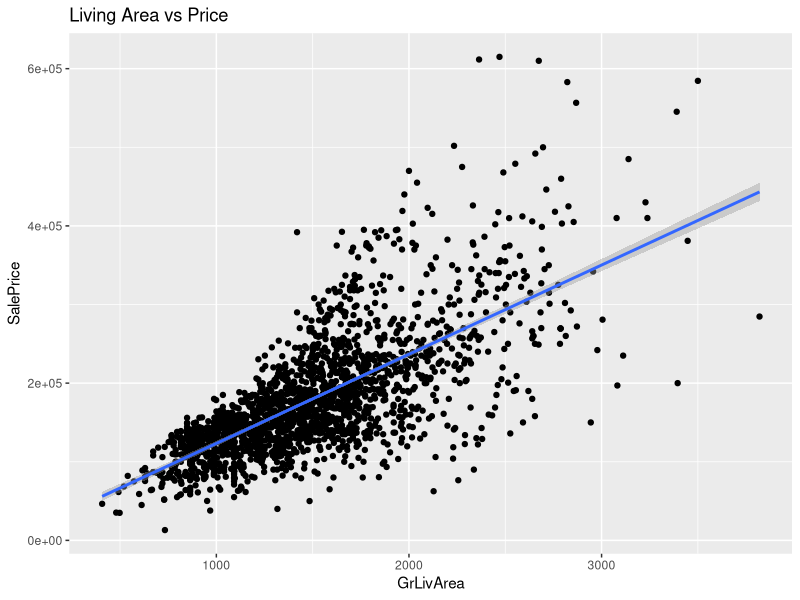
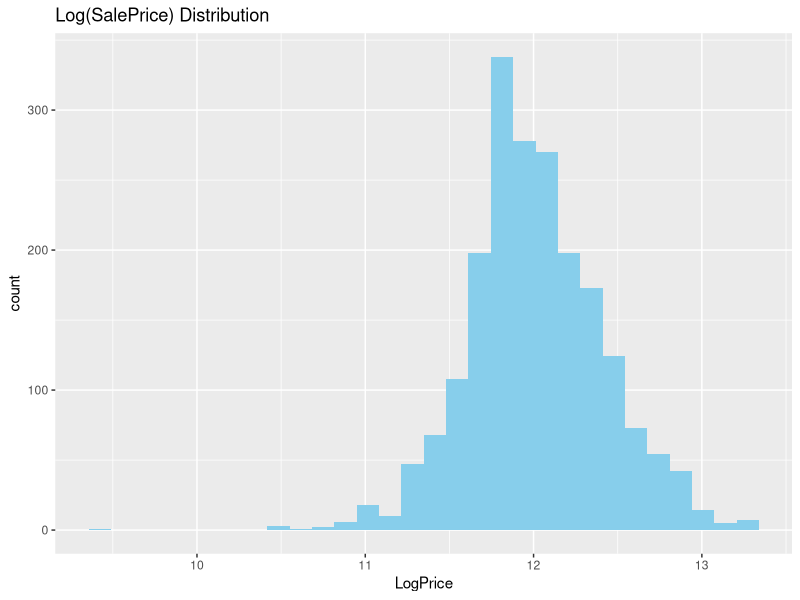
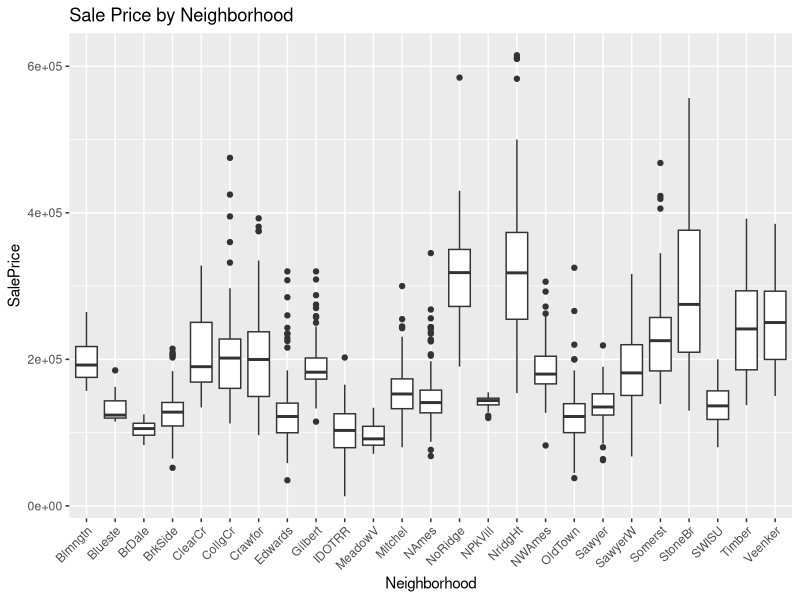
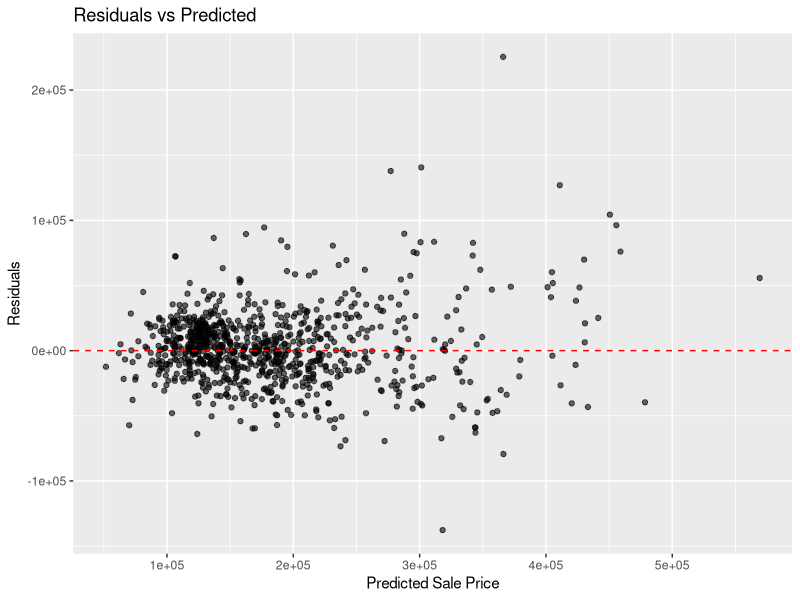

Generate these figures, in order, with R:
## ---- chunk 1
knitr::opts_chunk$set(echo = TRUE, warning = FALSE, message = FALSE)
library(tidyverse)
library(ggplot2)
library(Metrics)
## ---- chunk 2
if (!file.exists("Ames.csv")) {
  stop("Ames.csv is missing. Please ensure the dataset is placed in the same folder as this Rmd.")
}

Ames <- read.csv("Ames.csv")
set.seed(123)
train <- Ames %>% sample_frac(0.7)
test <- setdiff(Ames, train)

train$LotFrontage[is.na(train$LotFrontage)] <- median(train$LotFrontage, na.rm = TRUE)
train <- train %>% filter(GrLivArea < 4000)  # Trim outliers
train$LogPrice <- log(train$SalePrice)
## ---- chunk 3
# Quick correlation check
cor(train %>% select(SalePrice, OverallQual, GrLivArea, GarageCars), use = "complete.obs")

# Visualise size vs price
ggplot(train, aes(x = GrLivArea, y = SalePrice)) +
  geom_point() +
  geom_smooth(method = "lm") +
  labs(title = "Living Area vs Price")

# Histogram of log-transformed price
ggplot(train, aes(x = LogPrice)) +
  geom_histogram(bins = 30, fill = "skyblue") +
  labs(title = "Log(SalePrice) Distribution")

# Boxplot for neighborhood comparison
ggplot(train, aes(x = Neighborhood, y = SalePrice)) +
  geom_boxplot() +
  theme(axis.text.x = element_text(angle = 45, hjust = 1)) +
  labs(title = "Sale Price by Neighborhood")
## ---- chunk 4
# Generate bathroom composite
train$BathComposite <- train$FullBath + 0.5 * train$HalfBath

# Final variables used
train <- train %>% select(SalePrice, LogPrice, OverallQual, GrLivArea, GarageCars, BathComposite, Neighborhood)
## ---- chunk 5
# Base model
mod_basic <- lm(LogPrice ~ OverallQual + GrLivArea + GarageCars + Neighborhood, data = train)

# Extended model
mod_extended <- lm(LogPrice ~ OverallQual + GrLivArea + GarageCars + BathComposite + Neighborhood, data = train)

# Summary of best model
summary(mod_extended)
## ---- chunk 6
test$BathComposite <- test$FullBath + 0.5 * test$HalfBath
test$LogPred <- predict(mod_extended, newdata = test)
test$Prediction <- exp(test$LogPred)

# Calculate metrics
rmse_score <- rmse(test$SalePrice, test$Prediction)
mae_score <- mae(test$SalePrice, test$Prediction)
r2_score <- 1 - sum((test$SalePrice - test$Prediction)^2) / sum((test$SalePrice - mean(test$SalePrice))^2)

list(RMSE = rmse_score, MAE = mae_score, R2 = r2_score)
## ---- chunk 7
# Residual check
test$Error <- test$SalePrice - test$Prediction
ggplot(test, aes(x = Prediction, y = Error)) +
  geom_point(alpha = 0.6) +
  geom_hline(yintercept = 0, linetype = "dashed", color = "red") +
  labs(title = "Residuals vs Predicted", x = "Predicted Sale Price", y = "Residuals")
